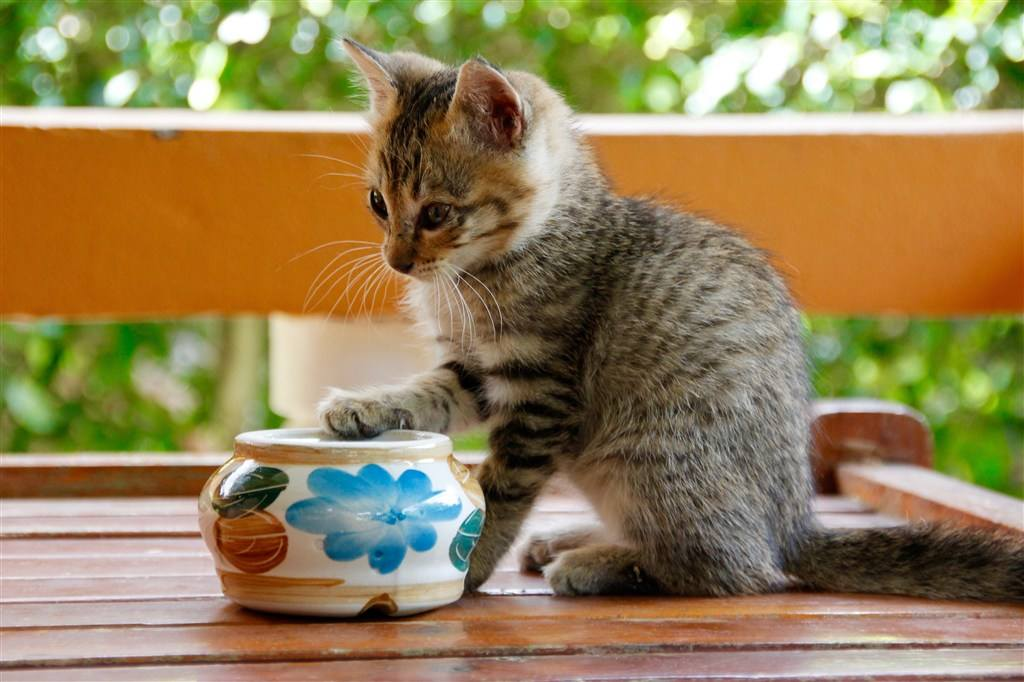
#> input picture 0_BasicLearning/opencv_example_python/image/cat.jpeg, 1024 x 682 px
$ jupyter execute '08.直方图.ipynb'
#> lines starting #> are read from the running program, lines starting #| are printed output that depends on the picture
[cell 1]
import numpy as np
import cv2 as cv
import matplotlib.pyplot as plt

[cell 2]
img = cv.imread("./image/cat.jpeg",0)
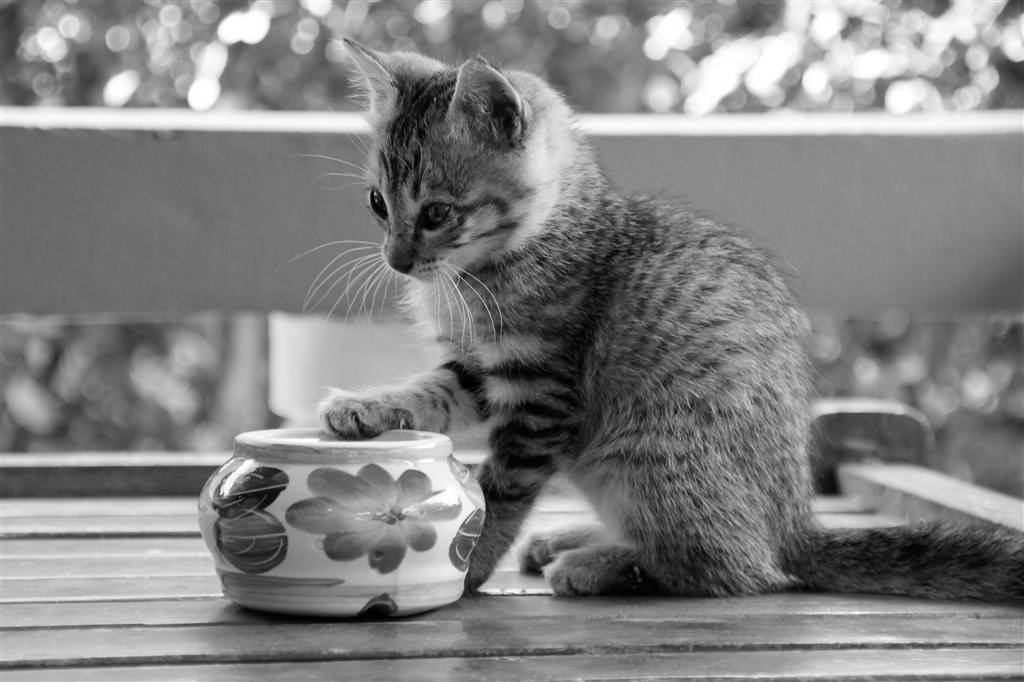
#> img: shape (682, 1024); min 0, max 255, mean 130.2

[cell 3]
plt.imshow(img,cmap= plt.cm.gray)

# 直方图

[cell 4]
hist = cv.calcHist([img],[0],None,[256],[0,256])
#> hist = 256 values, max 12840 at index 139, min 235 at index 1, mean 2728

[cell 5]
plt.figure(figsize=(10,8))
plt.plot(hist)
plt.show()
#> figure, not shown here; curve peaks at x = 139, y = 12840

# 掩膜的应用

[cell 6]
plt.imshow(img,cmap=plt.cm.gray)

[cell 7]
# 创建掩膜
mask = np.zeros(img.shape[:2],np.uint8)
mask[400:650,200:500] = 1

[cell 8]
plt.imshow(mask,cmap=plt.cm.gray)

[cell 9]
mask_img = cv.bitwise_and(img,img,mask=mask)
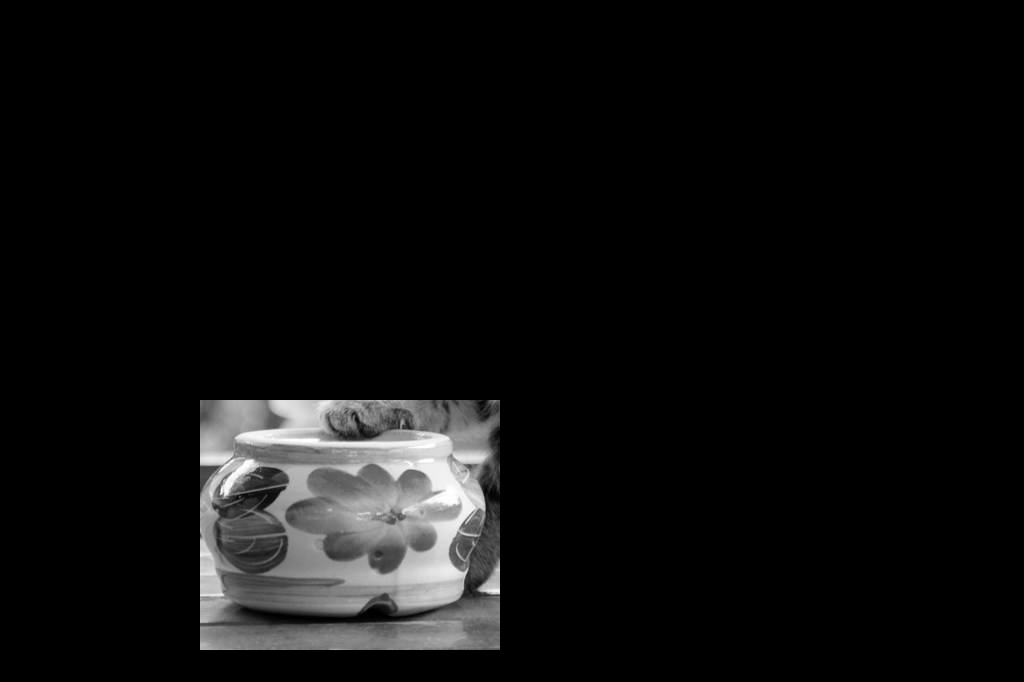
#> mask_img: shape (682, 1024); min 0, max 255, mean 13.9

[cell 10]
plt.imshow(mask_img,cmap=plt.cm.gray)

[cell 11]
mask_hist = cv.calcHist([img],[0],mask,[256],[0,256])
#> mask_hist = 256 values, max 622 at index 125, min 55 at index 249, mean 293

[cell 12]
plt.plot(mask_hist)
plt.show()
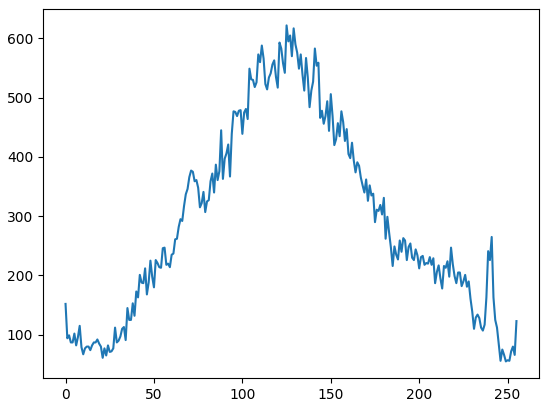
#> figure drawn by matplotlib, 1 panel; curve peaks at x = 125, y = 622

# 直方图均衡化

[cell 13]
dst = cv.equalizeHist(img)
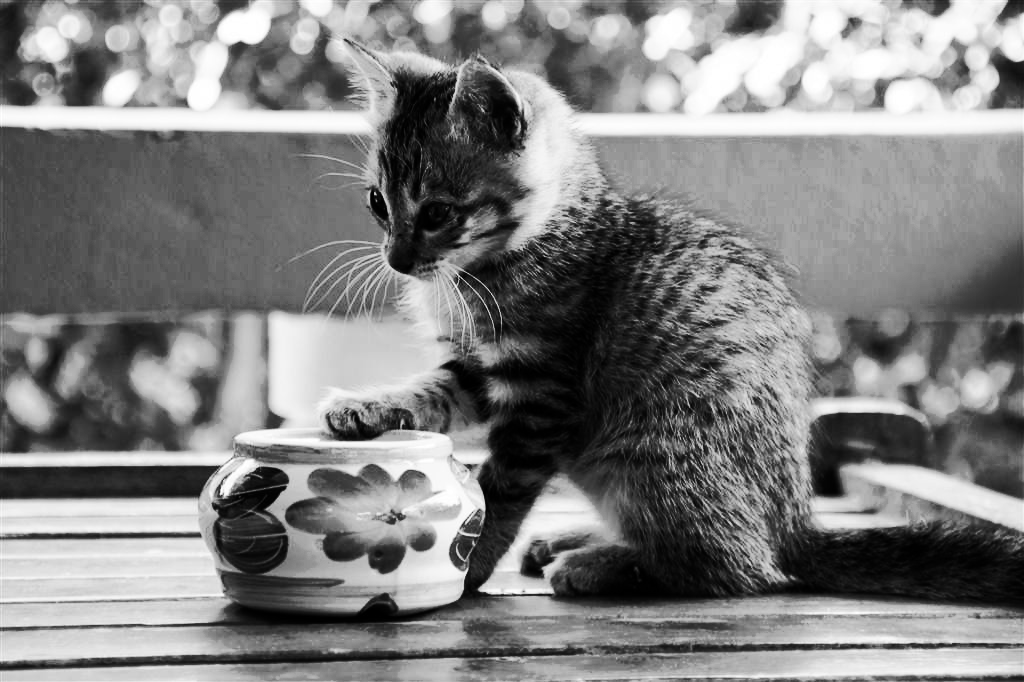
#> dst: shape (682, 1024); min 0, max 255, mean 128.3

[cell 14]
plt.imshow(dst,cmap=plt.cm.gray)

[cell 15]
plt.imshow(img,cmap=plt.cm.gray)

# 自适应均衡化

[cell 16]
cl = cv.createCLAHE(2.0,(8,8))

[cell 17]
clahe = cl.apply(img)
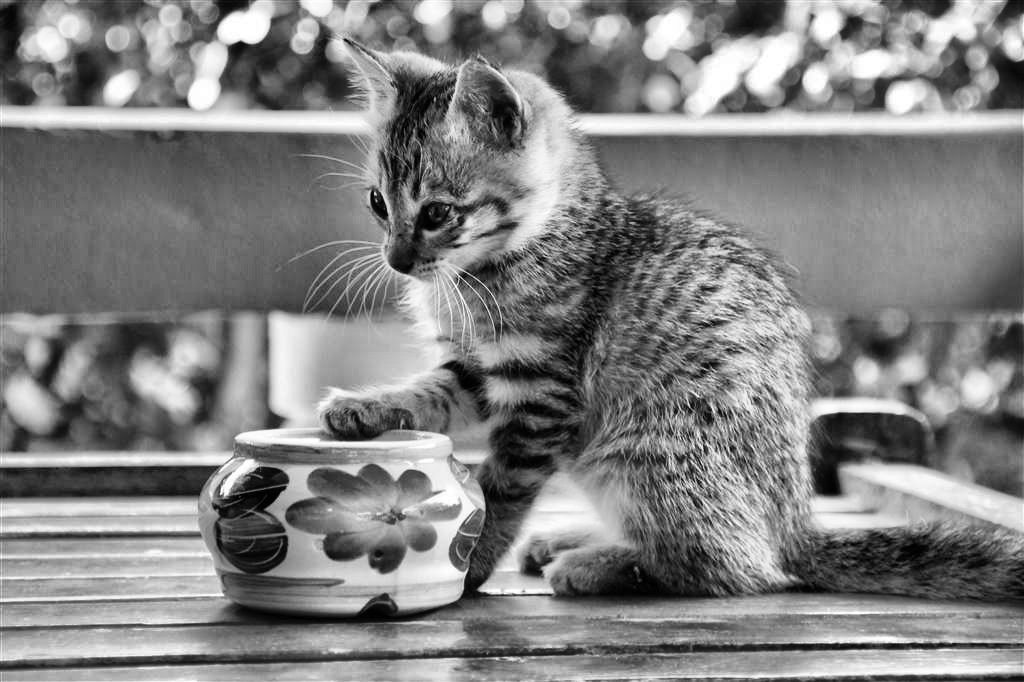
#> clahe: shape (682, 1024); min 0, max 255, mean 129.4

[cell 18]
plt.imshow(clahe,cmap=plt.cm.gray)

[cell 19]
img = cv.imread("./image/horse.jpg",0)
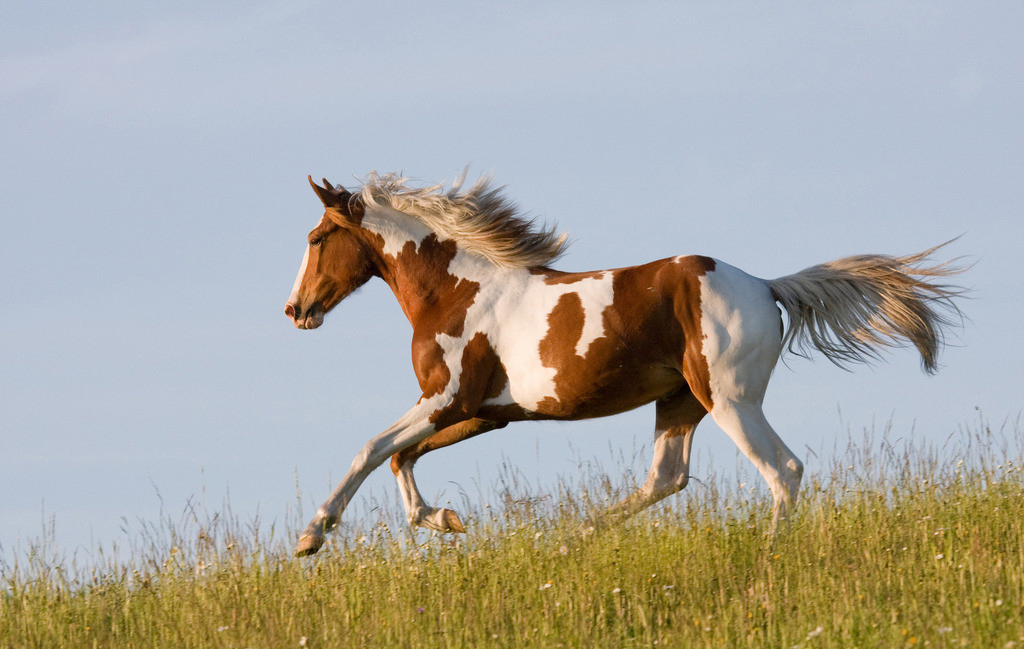
#> input picture 0_BasicLearning/opencv_example_python/image/horse.jpg, 1024 x 649 px
#> img: shape (649, 1024); min 1, max 246, mean 167.8

[cell 20]
x = cv.Sobel(img, cv.CV_8U, 1, 0)
y = cv.Sobel(img, cv.CV_8U, 0, 1)

[cell 21]
Scale_absX = cv.convertScaleAbs(x)  # convert 转换  scale 缩放
Scale_absY = cv.convertScaleAbs(y)

[cell 22]
result = cv.addWeighted(Scale_absX, 0.5, Scale_absY, 0.5, 0)
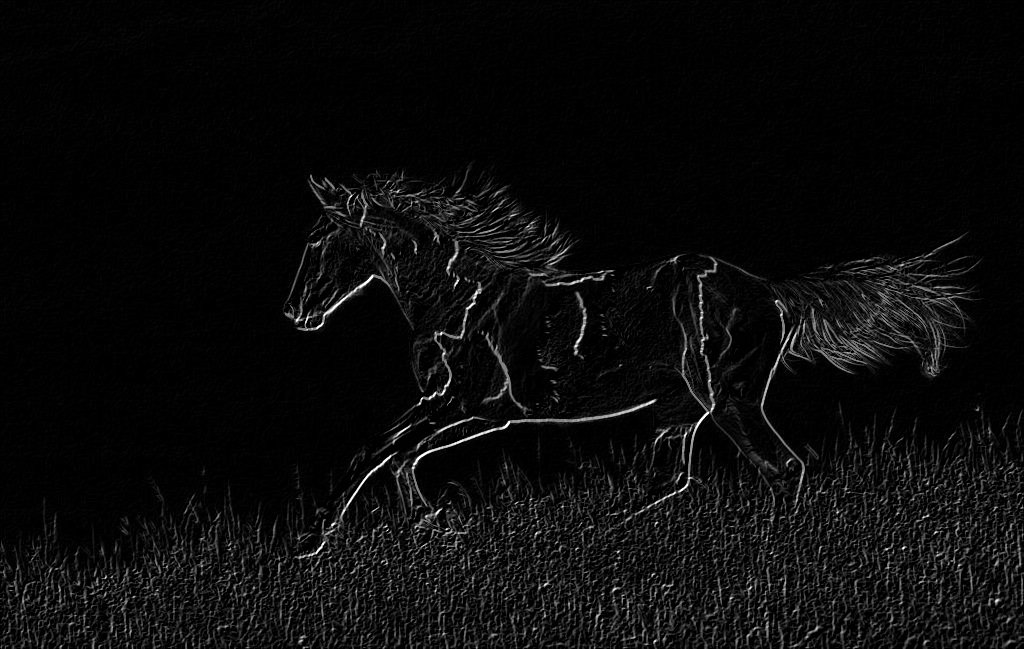
#> result: shape (649, 1024); min 0, max 255, mean 11.3
